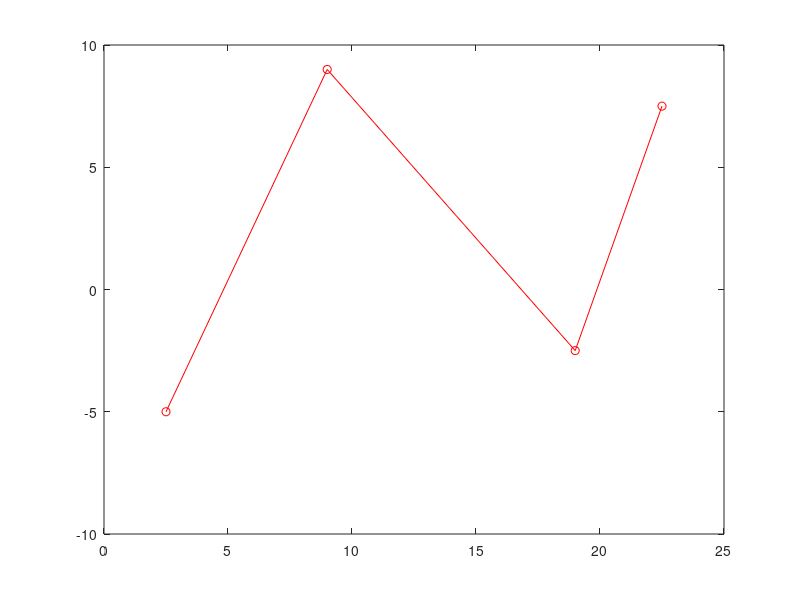

This figure's MATLAB source: (Note: this script raises an error after producing the figure.)
%Punto 1 esercizio
P = [2.5,-5;9,9;19,-2.5;22.5,7.5]; 
xP = P(:,1); %sto dindicando le x
yP = P(:,2); %sto dindicando le y
plot(xP,yP,'or');
hold on;
plot(xP,yP,'r');
B = de_Casteljau(P,0.01);
xB = B(:,1);
yB = B(:,2);
plot(xB,yB,'b');
%Punto 2 esercizio
mP =  [2.5,-5;9,9;19,-6;22.5,7.5];
mxP = mP(:,1); %sto dindicando le x
myP = mP(:,2); %sto dindicando le x
plot(mxP,myP,'og');
hold on;
plot(mxP,myP,'g');
mB = de_Casteljau(mP,0.01);
mxB = mB(:,1);
myB = mB(:,2);
plot(mxB,myB,'k');
legend('P1','P2','P3');